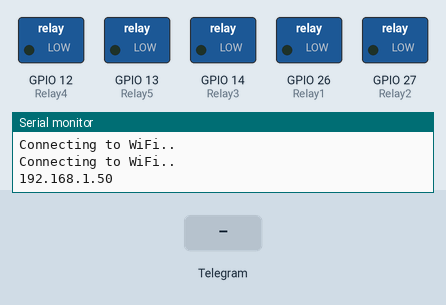
Recording of a sketch running on a simulated ESP32. Shown: switched loads named in the sketch (green lamp = pin HIGH), the last lines printed to the serial monitor. The inputs (shaded band) are chosen by the test bench. WiFi joins after 1.5 s; servers stay silent unless stated.

Above: at 3.2 s.
3.3 s: Telegram message "LIGHT1ON" received
At 4.6 s:
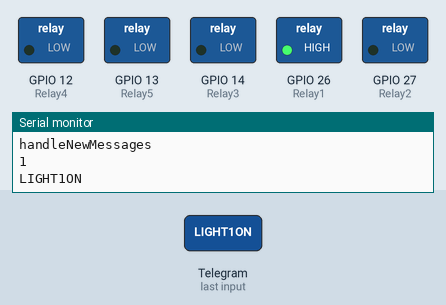
5.4 s: Telegram message "LIGHT2ON" received
At 6.4 s:
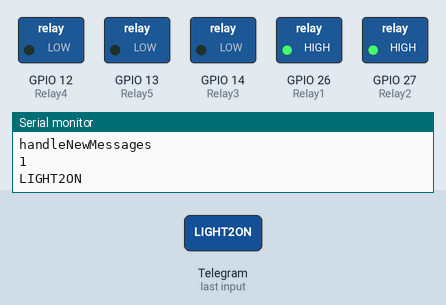
7.3 s: Telegram message "LIGHT1OFF" received
At 8.3 s:
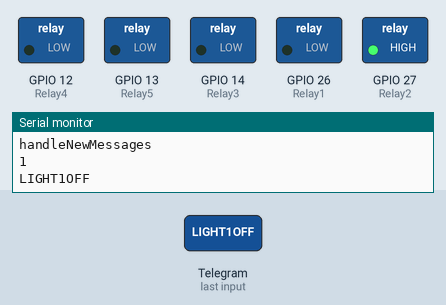
9.2 s: Telegram message "LIGHT3ON" received
At 10.2 s:
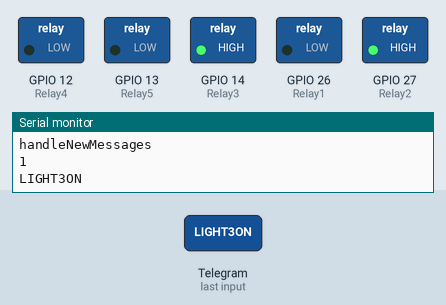
11.1 s: Telegram message "LIGHT2OFF" received
At 12.0 s:
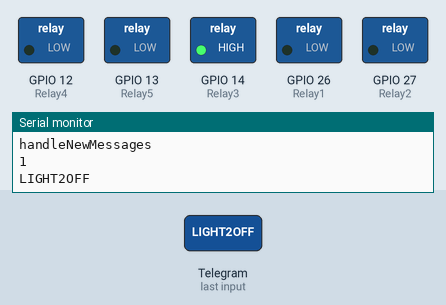
13.0 s: Telegram message "LIGHT1ON" received
At 13.9 s:
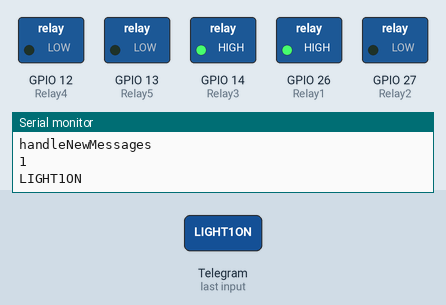
Timing chart, 0 to 15.9 s (numbered marks = the images above; inputs shaded):
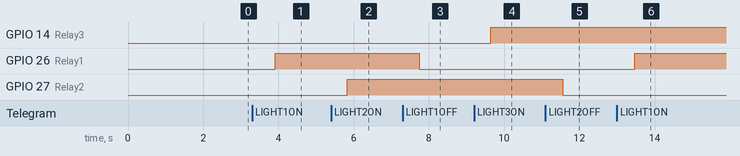

Measured:
- after the input at 3.3 s, GPIO 26 (Relay1): LOW → HIGH after 0.61 s
- after the input at 5.4 s, GPIO 27 (Relay2): LOW → HIGH after 0.43 s
- after the input at 7.3 s, GPIO 26 (Relay1): HIGH → LOW after 0.44 s
- after the input at 9.2 s, GPIO 14 (Relay3): LOW → HIGH after 0.45 s
- after the input at 11.1 s, GPIO 27 (Relay2): HIGH → LOW after 0.46 s
- after the input at 13.0 s, GPIO 26 (Relay1): LOW → HIGH after 0.47 s

The sketch:

telegram_automation.ino
```cpp
#include <WiFi.h>
#include <WiFiClientSecure.h>
#include <UniversalTelegramBot.h>   // Universal Telegram Bot Library written by Brian Lough: https://github.com/witnessmenow/Universal-Arduino-Telegram-Bot
#include <ArduinoJson.h>

// Replace with your network credentials
const char* ssid = "XXXXXXXXXXXXXXXXXXXXXXXXXXXXX";
const char* password = "XXXXXXXXX";

// Initialize Telegram BOT
#define BOTtoken "XXXXXXXXXXXXXXXXXXXXXXXXXXXXXXXXXXXXXXXXXX"  // your Bot Token (Get from Botfather)

// Use @myidbot to find out the chat ID of an individual or a group
// Also note that you need to click "start" on a bot before it can
// message you
#define CHAT_ID "XXXXXXXX"

WiFiClientSecure client;
UniversalTelegramBot bot(BOTtoken, client);

// Checks for new messages every 1 second.
int botRequestDelay = 1000;
unsigned long lastTimeBotRan;

const int Relay1 = 26;
const int Relay2 = 27;
const int Relay3 = 14;
const int Relay4 = 12;
const int Relay5 = 13;


String Relay1State = "HIGH";
String Relay2State = "HIGH";
String Relay3State = "HIGH";
String Relay4State = "HIGH";
String Relay5State = "HIGH";

// Handle what happens when you receive new messages
void handleNewMessages(int numNewMessages) {
  Serial.println("handleNewMessages");
  Serial.println(String(numNewMessages));

  for (int i=0; i<numNewMessages; i++) {
    // Chat id of the requester
    String chat_id = String(bot.messages[i].chat_id);
    if (chat_id != CHAT_ID){
      bot.sendMessage(chat_id, "Unauthorized user", "");
      continue;
    }

    // Print the received message
    String text = bot.messages[i].text;
    Serial.println(text);

    String from_name = bot.messages[i].from_name;
    text.toUpperCase();
    delay(10);

    if (text == "START") {
      String welcome = "Welcome, " + from_name + ".\n";
      welcome += "Use the following commands to control your outputs.\n\n";
      welcome += "light1on to turn light1 ON \n";
      welcome += "light1off to turn light1 OFF \n";
      welcome += "light2on to turn light2 ON \n";
      welcome += "light2off to turn light2 OFF \n";
      welcome += "light3on to turn light3 ON \n";
      welcome += "light3off to turn light3 OFF \n";
      welcome += "light4on to turn light4 ON \n";
      welcome += "light4off to turn light4 OFF \n";
      welcome += "light5on to turn light5 ON \n";
      welcome += "light5off to turn light5 OFF \n";
     // welcome += "/state to request current GPIO state \n";
      bot.sendMessage(chat_id, welcome, "");
    }

    if (text == "LIGHT1ON") {
      bot.sendMessage(chat_id, "Light1 state set to ON", "");
      Relay1State = "ON";
      digitalWrite(Relay1,HIGH);
    }
     if (text == "LIGHT1OFF") {
      bot.sendMessage(chat_id, "Light1 state set to OFF", "");
      Relay1State = "OFF";
      digitalWrite(Relay1,LOW);
    }
      if (text == "LIGHT2ON") {
      bot.sendMessage(chat_id, "Light2 state set to ON", "");
      Relay2State =  "ON";
      digitalWrite(Relay2,HIGH);
    }
     if (text == "LIGHT2OFF") {
      bot.sendMessage(chat_id, "Light2 state set to OFF", "");
      Relay2State ="OFF";
      digitalWrite(Relay2,LOW);
    }
      if (text == "LIGHT3ON") {
      bot.sendMessage(chat_id, "Light3 state set to ON", "");
      Relay3State =  "ON";
      digitalWrite(Relay3,HIGH);
    }
     if (text == "LIGHT3OFF") {
      bot.sendMessage(chat_id, "Light3 state set to OFF", "");
      Relay3State = "OFF";
      digitalWrite(Relay3,LOW);
    }
      if (text == "LIGHT4ON") {
      bot.sendMessage(chat_id, "Light4 state set to ON", "");
      Relay4State =  "ON";
      digitalWrite(Relay4,HIGH);
    }
     if (text == "LIGHT4OFF") {
      bot.sendMessage(chat_id, "Light4 state set to OFF", "");
      Relay4State = "OFF";
      digitalWrite(Relay4,LOW);
    }
      if (text == "LIGHT5ON") {
      bot.sendMessage(chat_id, "Light5 state set to ON", "");
      Relay5State = "ON";
      digitalWrite(Relay5,HIGH);
    }
     if (text == "LIGHT5OFF") {
      bot.sendMessage(chat_id, "Light5 state set to OFF", "");
      Relay5State ="OFF";
      digitalWrite(Relay5,LOW);
    }
///////////////////////////////////////////////////////////////////////////////////// ////////////////////////////////////

 if (text == "LIGHT1STATE") {

  bot.sendMessage(chat_id, "Light1 is " + Relay1State + "");
    }
     if (text == "LIGHT2STATE") {

  bot.sendMessage(chat_id, "Light2 is " + Relay2State + "");
    }
     if (text == "LIGHT3STATE") {

  bot.sendMessage(chat_id, "Light3 is " + Relay3State + "");
    }
     if (text == "LIGHT4STATE") {

  bot.sendMessage(chat_id, "Light4 is " + Relay4State + "");
    }
     if (text == "LIGHT5STATE") {

  bot.sendMessage(chat_id, "Light5 is " + Relay5State + "");
    }


///////////////////////////////////////////////////////////////////////////////////////////////////////////////////////////////
  }
}

void setup() {
  Serial.begin(115200);

  #ifdef ESP8266
    client.setInsecure();
  #endif

  pinMode(Relay1, OUTPUT);
  pinMode(Relay2, OUTPUT);
  pinMode(Relay3, OUTPUT);
  pinMode(Relay4, OUTPUT);
  pinMode(Relay5, OUTPUT);
  digitalWrite(Relay1, LOW);
  digitalWrite(Relay2, LOW);
  digitalWrite(Relay3, LOW);
  digitalWrite(Relay4, LOW);
  digitalWrite(Relay5, LOW);

  // Connect to Wi-Fi
  WiFi.mode(WIFI_STA);
  WiFi.begin(ssid, password);
  while (WiFi.status() != WL_CONNECTED) {
    delay(1000);
    Serial.println("Connecting to WiFi..");
  }
  // Print ESP32 Local IP Address
  Serial.println(WiFi.localIP());
}

void loop() {
  if (millis() > lastTimeBotRan + botRequestDelay)  {
    int numNewMessages = bot.getUpdates(bot.last_message_received + 1);

    while(numNewMessages) {
      Serial.println("got response");
      handleNewMessages(numNewMessages);
      numNewMessages = bot.getUpdates(bot.last_message_received + 1);
    }
    lastTimeBotRan = millis();
  }
}
```
